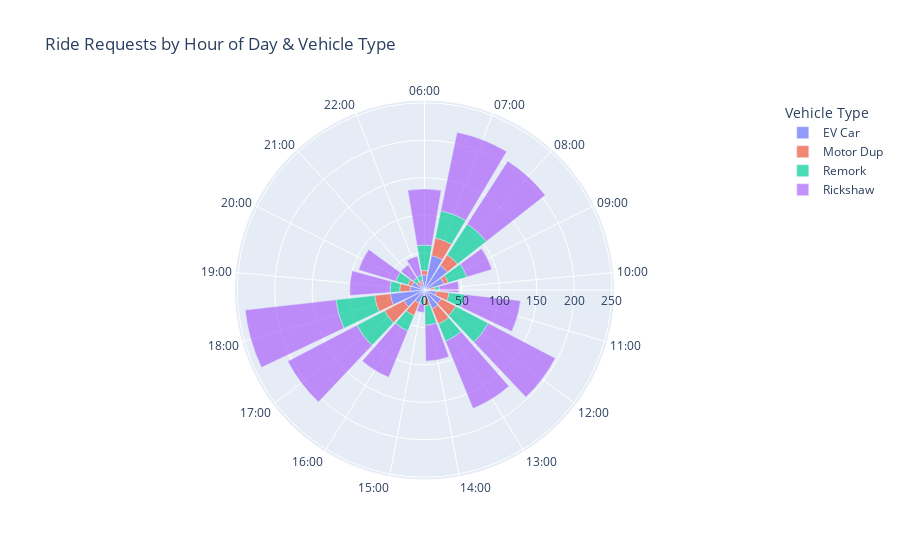

Write notebook code for a chart like this one.
### Code cell
# Polar Bar Chart of Request Time by Vehicle Type

# Extract hour from request_time
data_polar = data.copy()
data_polar['hour'] = pd.to_datetime(data_polar['request_time']).dt.hour

# Filter to only 6:00 - 23:00
data_polar = data_polar[data_polar['hour'] >= 6]

# Group by hour and vehicle type
polar_data = data_polar.groupby(['hour', 'vehicle_type'])['trip_id'].count().reset_index()
polar_data.columns = ['hour', 'vehicle_type', 'count']

hours_shown = list(range(6, 24))

fig = go.Figure()

for vehicle in polar_data['vehicle_type'].unique():
    df_v = polar_data[polar_data['vehicle_type'] == vehicle]

    fig.add_trace(go.Barpolar(
        r       = df_v['count'],
        theta   = [f"{h:02d}:00" for h in df_v['hour']],
        name    = vehicle,
        opacity = 0.7,
    ))

fig.update_layout(
    title  = 'Ride Requests by Hour of Day & Vehicle Type',
    polar  = dict(
        angularaxis = dict(
            tickmode  = 'array',
            tickvals  = [f"{h:02d}:00" for h in hours_shown],
            ticktext  = [f"{h:02d}:00" for h in hours_shown],
            direction = 'clockwise',
            rotation  = 90,
        )
    ),
    barmode    = 'overlay',
    showlegend = True,
    legend     = dict(title='Vehicle Type'),
)

fig.show()
pio.write_html(fig, file='polar_filled_ride_by_hour.html', auto_open=False)

### Figure 1 — Plotly figure (JSON) as saved in the notebook; plotly's stock layout.template omitted (floating-point values rounded to 4 significant figures)
{"data": [{"name": "EV Car", "opacity": 0.7, "r": [20, 47, 39, 27, 7, 16, 25, 27, 11, 7, 19, 31, 46, 19, 18, 7, 10], "theta": ["06:00", "07:00", "08:00", "09:00", "10:00", "11:00", "12:00", "13:00", "14:00", "15:00", "16:00", "17:00", "18:00", "19:00", "20:00", "21:00", "22:00"], "type": "barpolar"}, {"name": "Motor Dup", "opacity": 0.7, "r": [6, 24, 17, 6, 6, 17, 22, 22, 10, 2, 18, 29, 21, 14, 5, 6, 3], "theta": ["06:00", "07:00", "08:00", "09:00", "10:00", "11:00", "12:00", "13:00", "14:00", "15:00", "16:00", "17:00", "18:00", "19:00", "20:00", "21:00", "22:00"], "type": "barpolar"}, {"name": "Remork", "opacity": 0.7, "r": [34, 37, 49, 26, 7, 21, 49, 25, 26, 10, 22, 42, 52, 13, 17, 6, 7], "theta": ["06:00", "07:00", "08:00", "09:00", "10:00", "11:00", "12:00", "13:00", "14:00", "15:00", "16:00", "17:00", "18:00", "19:00", "20:00", "21:00", "22:00"], "type": "barpolar"}, {"name": "Rickshaw", "opacity": 0.7, "r": [75, 107, 100, 35, 26, 75, 101, 97, 48, 11, 67, 104, 122, 54, 52, 21, 26], "theta": ["06:00", "07:00", "08:00", "09:00", "10:00", "11:00", "12:00", "13:00", "14:00", "15:00", "16:00", "17:00", "18:00", "19:00", "20:00", "21:00", "22:00"], "type": "barpolar"}], "layout": {"barmode": "overlay", "legend": {"title": {"text": "Vehicle Type"}}, "polar": {"angularaxis": {"direction": "clockwise", "rotation": 90, "tickmode": "array", "ticktext": ["06:00", "07:00", "08:00", "09:00", "10:00", "11:00", "12:00", "13:00", "14:00", "15:00", "16:00", "17:00", "18:00", "19:00", "20:00", "21:00", "22:00", "23:00"], "tickvals": ["06:00", "07:00", "08:00", "09:00", "10:00", "11:00", "12:00", "13:00", "14:00", "15:00", "16:00", "17:00", "18:00", "19:00", "20:00", "21:00", "22:00", "23:00"]}}, "showlegend": true, "title": {"text": "Ride Requests by Hour of Day & Vehicle Type"}}}
